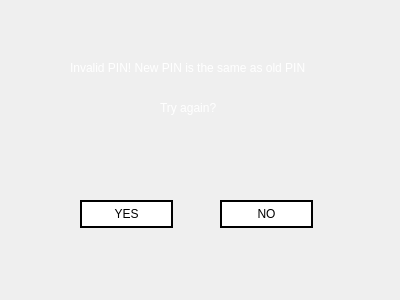
<?xml version="1.0" encoding="UTF-8"?>
<ui version="4.0">
 <class>Atm_ChangePin_Error</class>
 <widget class="QWidget" name="Atm_ChangePin_Error">
  <property name="geometry">
   <rect>
    <x>0</x>
    <y>0</y>
    <width>400</width>
    <height>300</height>
   </rect>
  </property>
  <property name="windowTitle">
   <string>CHANGE PIN ERROR</string>
  </property>
  <property name="styleSheet">
   <string notr="true">QPushButton{
background: transparent;
background-color: white;
border: 2px solid black;
}


QPushButton:hover{
background-color: rgb(30, 30, 30);
color: white;
}

QPushButton:pressed
{
font: bold;
}

</string>
  </property>
  <widget class="QLabel" name="label">
   <property name="geometry">
    <rect>
     <x>70</x>
     <y>60</y>
     <width>311</width>
     <height>16</height>
    </rect>
   </property>
   <property name="text">
    <string>&lt;html&gt;&lt;head/&gt;&lt;body&gt;&lt;p&gt;&lt;span style=&quot; color:#ffffff;&quot;&gt;Invalid PIN! New PIN is the same as old PIN&lt;/span&gt;&lt;/p&gt;&lt;/body&gt;&lt;/html&gt;</string>
   </property>
  </widget>
  <widget class="QLabel" name="label_2">
   <property name="geometry">
    <rect>
     <x>160</x>
     <y>100</y>
     <width>71</width>
     <height>16</height>
    </rect>
   </property>
   <property name="text">
    <string>&lt;html&gt;&lt;head/&gt;&lt;body&gt;&lt;p&gt;&lt;span style=&quot; color:#ffffff;&quot;&gt;Try again?&lt;/span&gt;&lt;/p&gt;&lt;/body&gt;&lt;/html&gt;</string>
   </property>
  </widget>
  <widget class="QPushButton" name="yes">
   <property name="geometry">
    <rect>
     <x>80</x>
     <y>200</y>
     <width>93</width>
     <height>28</height>
    </rect>
   </property>
   <property name="text">
    <string>YES</string>
   </property>
  </widget>
  <widget class="QPushButton" name="no">
   <property name="geometry">
    <rect>
     <x>220</x>
     <y>200</y>
     <width>93</width>
     <height>28</height>
    </rect>
   </property>
   <property name="text">
    <string>NO</string>
   </property>
  </widget>
  <widget class="QLabel" name="label_3">
   <property name="geometry">
    <rect>
     <x>0</x>
     <y>0</y>
     <width>401</width>
     <height>301</height>
    </rect>
   </property>
   <property name="styleSheet">
    <string notr="true">background-image: url(:/images/sbg1err.png);</string>
   </property>
   <property name="text">
    <string/>
   </property>
  </widget>
  <zorder>label_3</zorder>
  <zorder>label</zorder>
  <zorder>label_2</zorder>
  <zorder>yes</zorder>
  <zorder>no</zorder>
 </widget>
 <resources>
  <include location="resource.qrc"/>
 </resources>
 <connections/>
</ui>
